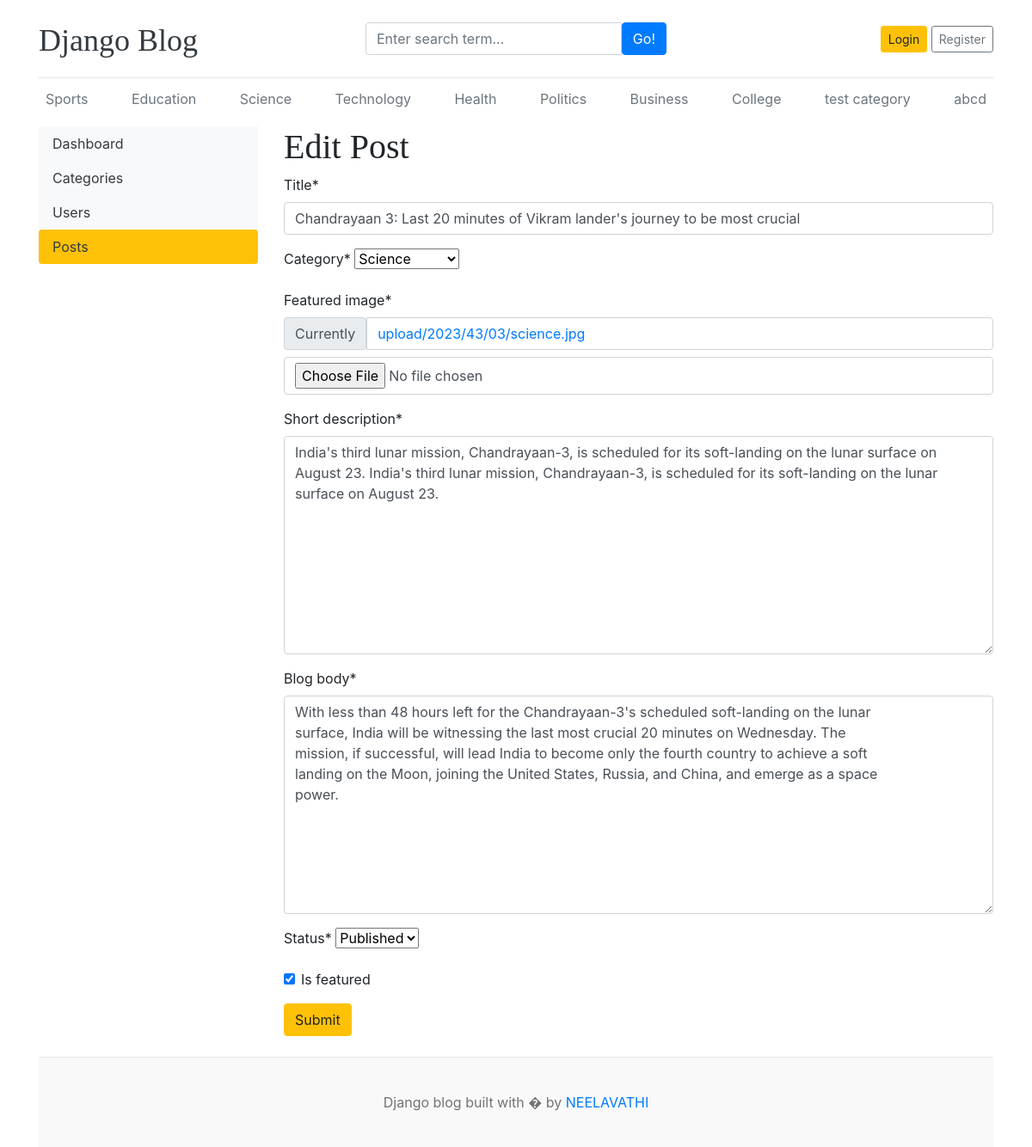
Page /dashboard/posts/edit/1/ on the committed database.
### blog/models.py (models this page shows, shortened)
class Category(models.Model):
    category_name=models.CharField(max_length=50,unique=True)
    created_at=models.DateTimeField(auto_now_add=True)
    updated_at=models.DateTimeField(auto_now=True)
    class Meta:
      verbose_name_plural='categories'
    def __str__(self):
      return self.category_name

class Blog(models.Model):
    title=models.CharField(max_length=100)
    slug=models.SlugField(max_length=150,unique=True,blank=True)
    category=models.ForeignKey(Category,on_delete=models.CASCADE)
    author=models.ForeignKey(User,on_delete=models.CASCADE)
    featured_image=models.ImageField(upload_to='upload/%Y/%M/%d')
    short_description=models.TextField(max_length=2000)
    blog_body=models.TextField(max_length=5000)
    status=models.CharField(max_length=20,choices=STATUS_CHOICES,default=0)
    is_featured=models.BooleanField(default=False)
    created_at=models.DateTimeField(auto_now_add=True)
    updated_at=models.DateTimeField(auto_now=True)

### dashboards/views.py (the view, shortened to what this page needs)
# urls.py: path('posts/edit/<int:pk>/',views.edit_post,name='edit_post'),
def edit_post(request,pk):
   post=get_object_or_404(Blog,pk=pk)
   form=BlogPostForm(instance=post)
   context={
      'form':form,
      'post':post,
   }
   return render(request,'dashboard/edit_post.html',context)

### dashboards/forms.py
class BlogPostForm(forms.ModelForm):
    class Meta:
        model=Blog
        fields=('title','category','featured_image','short_description','blog_body','status','is_featured')

### blog/context_processors.py (called while the page is built)
def get_categories(request):
    categories=Category.objects.all()
    return dict(categories=categories)

def get_social_links(request):
    social_links=SocialLink.objects.all()
    return dict(social_links=social_links)

### templates/dashboard/edit_post.html (shortened to what this page needs)
{% extends 'base.html' %}
{% block content %}
{% load crispy_forms_tags %}
  <div class="row">
    {% include 'dashboard/sidebar.html' %}
    <div class="col-md-9">
      <h1>Edit Post</h1>
      <form action="{% url 'edit_post' post.id %}" method="POST" enctype="multipart/form-data">
        {{form | crispy}}
        <button type="submit" class="btn btn-warning">Submit</button>
      </form>
      <br>
    </div>
  </div>
{% endblock %}

### templates/base.html (shortened to what this page needs)
{% load static %}
<!DOCTYPE html>
<html lang="en">
<head>
    <link href="https://getbootstrap.com/docs/4.0/dist/css/bootstrap.min.css" rel="stylesheet">
    <link href="{% static 'css/blog.css' %}" rel="stylesheet">
    <link rel="stylesheet" href="https://cdnjs.cloudflare.com/ajax/libs/font-awesome/4.7.0/css/font-awesome.min.css">
  </head>
<body>
    <div class="container">
      <header class="blog-header py-3">
        <div class="row flex-nowrap justify-content-between align-items-center">
          <div class="col-4 pt-1">
            <a class="blog-header-logo text-dark" href="/">Django Blog</a>
          </div>
          <div class="col-4">
            <form action="{% url 'search' %}" method="GET">
                <div class="input-group">
                    <input class="form-control" type="text" name="keyword" value="{{keyword}}" placeholder="Enter search term..." aria-label="Enter search term..." aria-describedby="button-search" />
                    <button type="submit" class="btn btn-primary" id="button-search" type="button">Go!</button>
                </div>
            </form>
          </div>
          <div class="col-4 d-flex justify-content-end align-items-center">
            {% if not user.is_authenticated %}
            <a class="btn btn-sm btn-warning" href="{% url 'login' %}">Login</a> &nbsp;
            <a class="btn btn-sm btn-outline-secondary" href="{% url 'register' %}">Register</a>
          </div>
            {% else %}
            <span><a href="{% url 'dashboard' %}">Dashboard</a></span>
            &emsp;
            <span><a href="{% url 'logout' %}">Logout</a></span>
            {% endif %}
        </div>
      </header>
      <div class="nav-scroller py-1 mb-2">
        <nav class="nav d-flex justify-content-between">
          {% for cat in categories %}
          <a class="p-2 text-muted" href="{% url 'posts_by_category' cat.id %}">{{cat.category_name}}</a>
          {% endfor %}
        </nav>
      </div>
{% block content %}
{% endblock  %}
<footer class="blog-footer">
    <p>Django blog built with �  by <a href="#">NEELAVATHI</a></p>
  </footer>
  </body>
  </html>

### project1/static/css/blog.css (style rules this page uses)
.blog-header { border-bottom: 1px solid #e5e5e5; }
.blog-header-logo { font-family: "Playfair Display", Georgia, "Times New Roman", serif; font-size: 2.25rem; }
h1, h2, h3, h4, h5, h6 { font-family: "Playfair Display", Georgia, "Times New Roman", serif; }
.blog-footer { padding: 2.5rem 0; color: #727272; text-align: center; background-color: #f9f9f9; border-top: .05rem solid #e5e5e5; }
.blog-footer p:last-child { margin-bottom: 0; }

### rows in the picture
Category: category_name "Sports"
Category: category_name "Education"
Category: category_name "Science"
Category: category_name "Technology"
Category: category_name "Health"
Category: category_name "Politics"
Category: category_name "Business"
Category: category_name "College"
Category: category_name "test category"
Category: category_name "abcd"
Blog: title "Chandrayaan 3: Last 20 minutes of Vikram lander's journey to be most crucial", category "Science", short_description "India's third lunar mission, Chandrayaan-3, is scheduled for its soft-landing on the lunar surface on August 23. India's third lunar mission, Chandrayaan-3, is scheduled for its soft-landing on the lunar surface on August 23.", blog_body "With less than 48 hours left for the Chandrayaan-3's scheduled soft-landing on the lunar surface, India will be witnessing the last most crucial 20 minutes on Wednesday. The mission, if successful, will lead India to become only the fourth country to achieve a soft landing on the Moon, joining the United States, Russia, and China, and emerge as a space power.", status "Published", is_featured "☑"
